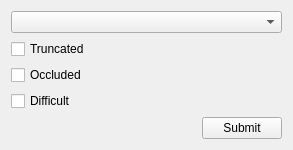
<?xml version="1.0" encoding="UTF-8"?>
<ui version="4.0">
 <class>LabelAssistant</class>
 <widget class="QWidget" name="AnnotationAssistant">
  <property name="geometry">
   <rect>
    <x>0</x>
    <y>0</y>
    <width>293</width>
    <height>137</height>
   </rect>
  </property>
  <property name="windowTitle">
   <string>Form</string>
  </property>
  <layout class="QVBoxLayout" name="verticalLayout">
   <item>
    <widget class="QComboBox" name="comboBoxLabels"/>
   </item>
   <item>
    <widget class="QCheckBox" name="checkBoxTruncated">
     <property name="text">
      <string>Truncated</string>
     </property>
    </widget>
   </item>
   <item>
    <widget class="QCheckBox" name="checkBoxOccluded">
     <property name="text">
      <string>Occluded</string>
     </property>
    </widget>
   </item>
   <item>
    <widget class="QCheckBox" name="checkBoxDifficult">
     <property name="text">
      <string>Difficult</string>
     </property>
    </widget>
   </item>
   <item>
    <layout class="QHBoxLayout" name="horizontalLayout">
     <item>
      <spacer name="horizontalSpacer">
       <property name="orientation">
        <enum>Qt::Horizontal</enum>
       </property>
       <property name="sizeHint" stdset="0">
        <size>
         <width>40</width>
         <height>20</height>
        </size>
       </property>
      </spacer>
     </item>
     <item>
      <widget class="QPushButton" name="pushButtonSubmit">
       <property name="text">
        <string>Submit</string>
       </property>
      </widget>
     </item>
    </layout>
   </item>
  </layout>
 </widget>
 <resources/>
 <connections/>
</ui>
